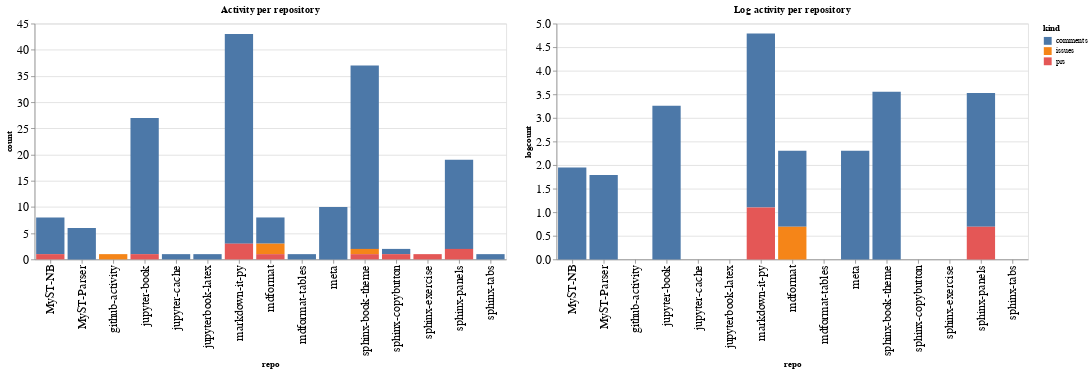

Notebook code for this chart:
### Code cell
ch1 = alt.Chart(repo_summaries, width=600, title="Activity per repository").mark_bar().encode(
    x='repo',
    y='count',
    color='kind',
    tooltip="kind"
)

ch2 = alt.Chart(repo_summaries, width=600, title="Log activity per repository").mark_bar().encode(
    x='repo',
    y='logcount',
    color='kind',
    tooltip="kind"
)

ch1 | ch2

### Figure 1 — Vega-Lite specification as saved in the notebook (floating-point values rounded to 4 significant figures)
{"config": {"axisLeft": {"labelFontSize": 15}, "axisBottom": {"labelFontSize": 15}}, "hconcat": [{"mark": "bar", "encoding": {"color": {"type": "nominal", "field": "kind"}, "tooltip": {"type": "nominal", "field": "kind"}, "x": {"type": "nominal", "field": "repo"}, "y": {"type": "quantitative", "field": "count"}}, "title": "Activity per repository", "width": 600}, {"mark": "bar", "encoding": {"color": {"type": "nominal", "field": "kind"}, "tooltip": {"type": "nominal", "field": "kind"}, "x": {"type": "nominal", "field": "repo"}, "y": {"type": "quantitative", "field": "logcount"}}, "title": "Log activity per repository", "width": 600}], "data": {"name": "data-a4de46413f8d5d0f8de20d1a37d43811"}, "$schema": "https://vega.github.io/schema/vega-lite/v4.8.1.json", "datasets": {"data-a4de46413f8d5d0f8de20d1a37d43811": [{"repo": "MyST-NB", "kind": "comments", "count": 7, "logcount": 1.946}, {"repo": "MyST-NB", "kind": "prs", "count": 1, "logcount": 0.0}, {"repo": "MyST-Parser", "kind": "comments", "count": 6, "logcount": 1.792}, {"repo": "github-activity", "kind": "issues", "count": 1, "logcount": 0.0}, {"repo": "jupyter-book", "kind": "comments", "count": 26, "logcount": 3.258}, {"repo": "jupyter-book", "kind": "prs", "count": 1, "logcount": 0.0}, {"repo": "jupyter-cache", "kind": "comments", "count": 1, "logcount": 0.0}, {"repo": "jupyterbook-latex", "kind": "comments", "count": 1, "logcount": 0.0}, {"repo": "markdown-it-py", "kind": "comments", "count": 40, "logcount": 3.689}, {"repo": "markdown-it-py", "kind": "prs", "count": 3, "logcount": 1.099}, {"repo": "mdformat", "kind": "comments", "count": 5, "logcount": 1.609}, {"repo": "mdformat", "kind": "issues", "count": 2, "logcount": 0.6931}, {"repo": "mdformat", "kind": "prs", "count": 1, "logcount": 0.0}, {"repo": "mdformat-tables", "kind": "comments", "count": 1, "logcount": 0.0}, {"repo": "meta", "kind": "comments", "count": 10, "logcount": 2.303}, {"repo": "sphinx-book-theme", "kind": "comments", "count": 35, "logcount": 3.555}, {"repo": "sphinx-book-theme", "kind": "issues", "count": 1, "logcount": 0.0}, {"repo": "sphinx-book-theme", "kind": "prs", "count": 1, "logcount": 0.0}, {"repo": "sphinx-copybutton", "kind": "comments", "count": 1, "logcount": 0.0}, {"repo": "sphinx-copybutton", "kind": "prs", "count": 1, "logcount": 0.0}, {"repo": "sphinx-exercise", "kind": "prs", "count": 1, "logcount": 0.0}, {"repo": "sphinx-panels", "kind": "comments", "count": 17, "logcount": 2.833}, {"repo": "sphinx-panels", "kind": "prs", "count": 2, "logcount": 0.6931}, {"repo": "sphinx-tabs", "kind": "comments", "count": 1, "logcount": 0.0}]}}
